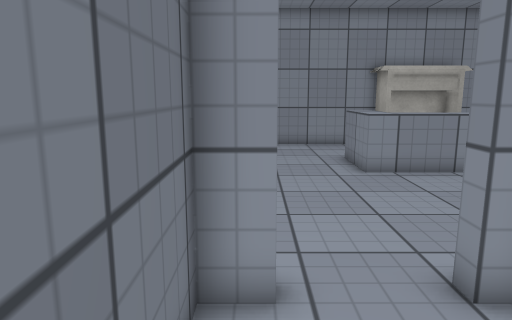
View 1 (above)

22 first-person views from a walk through a Unity game level. The camera is 1.3 m above the floor, tilts 10° down and sees 70° across. Doors are open. The floor is counted in squares, 0.5 m on a side. Each view is taken from the middle of a square. On the plan, view 1 faces up. The plan holds only what a view shows up to about 20 squares ahead; the rest is blank. The player is left out. Surface patterns are stand-ins for the level's own textures.

View 2
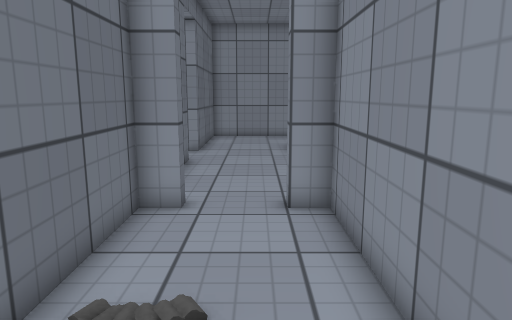

View 3
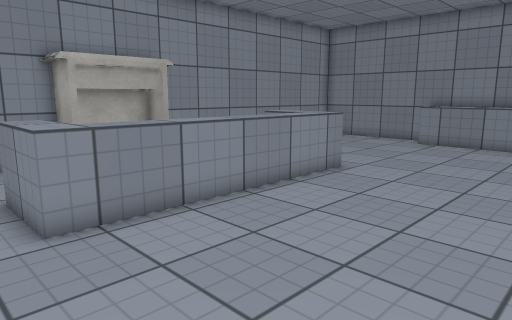

View 4
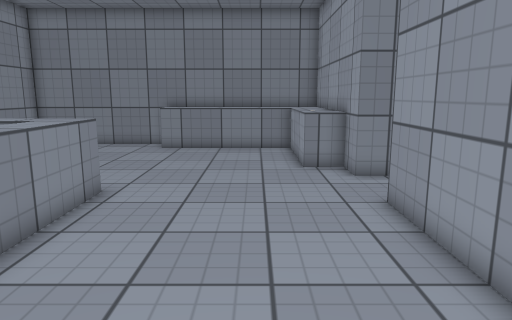

View 5
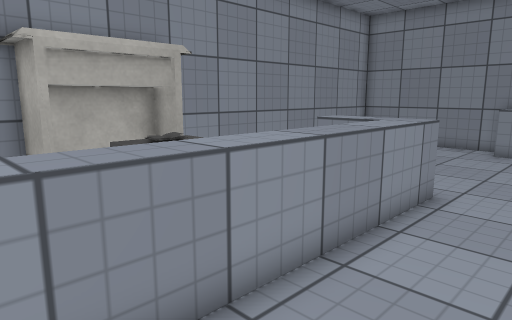

View 6
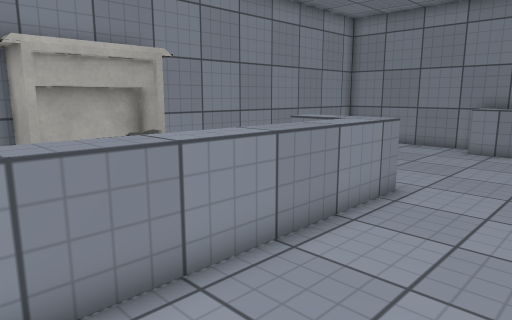

View 7
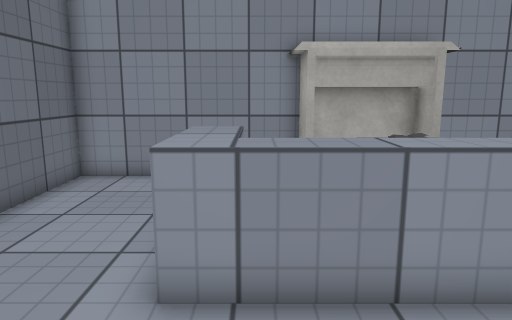

View 8
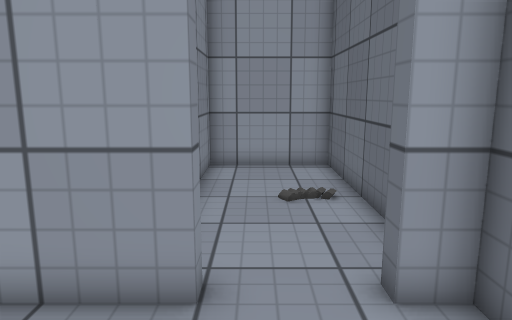

View 9
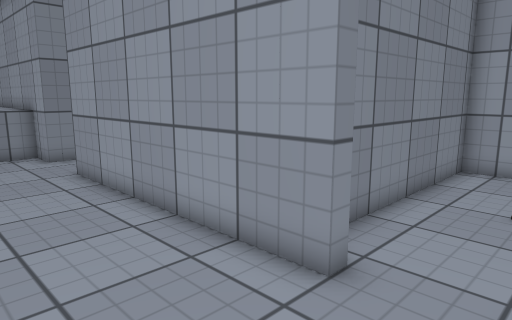

View 10
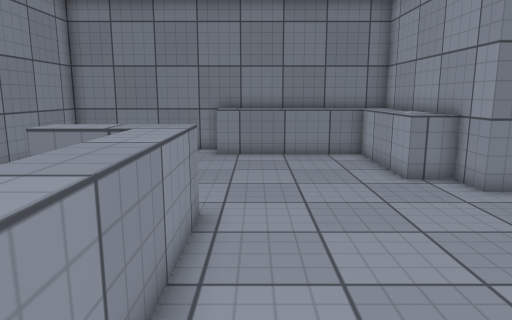

View 11
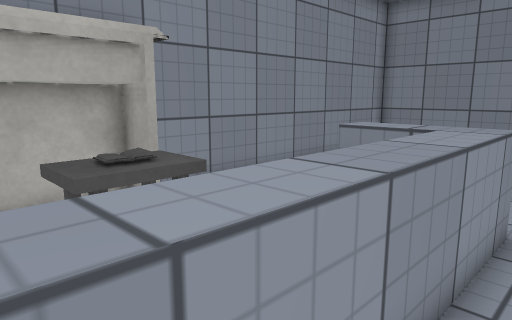

View 12
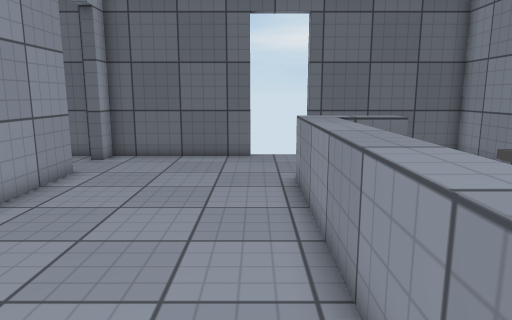

View 13
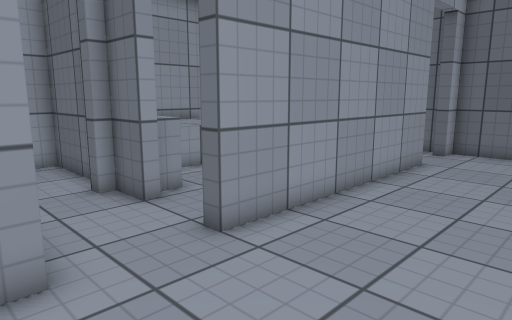

View 14
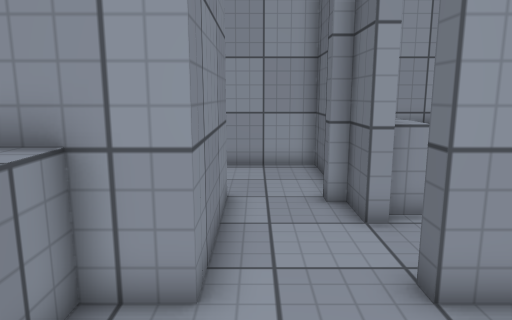

View 15
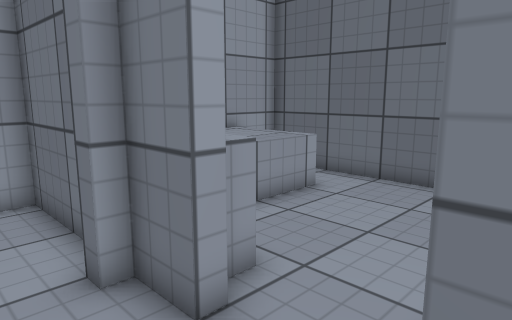

View 16
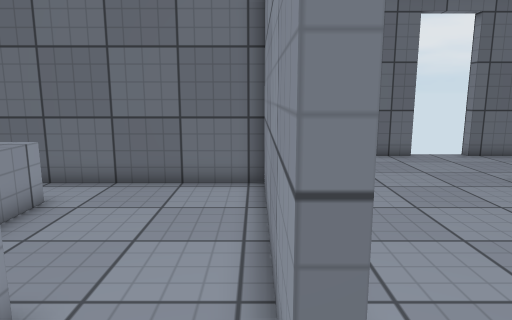

View 17
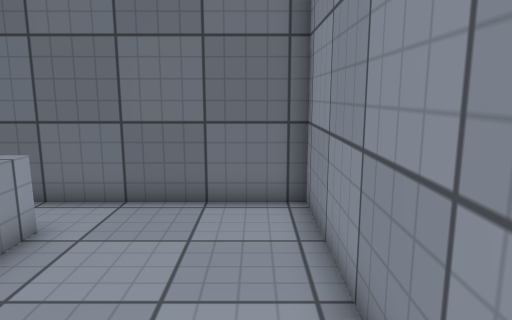

View 18
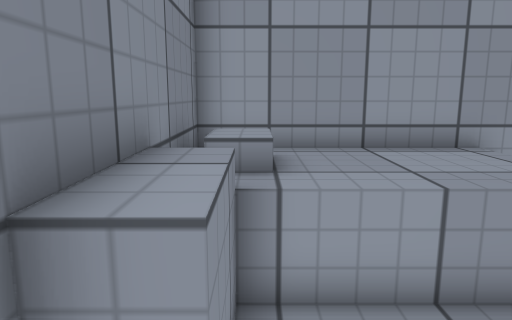

View 19
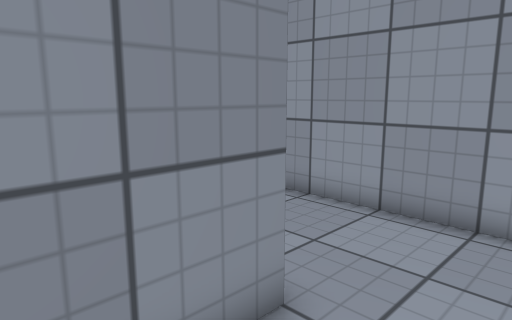

View 20
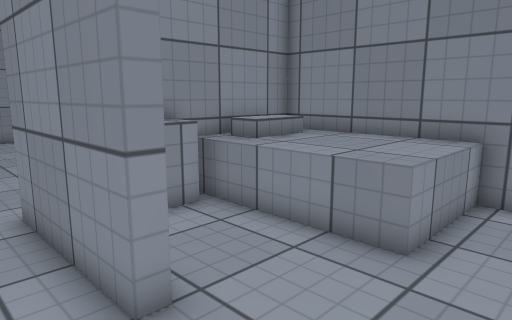

View 21
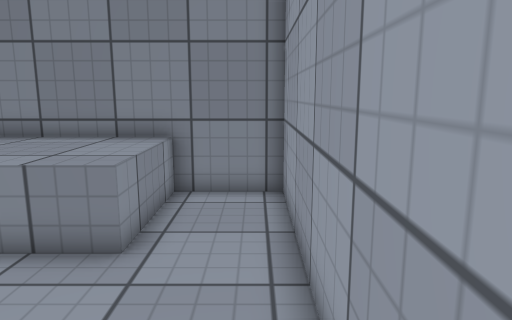

View 22
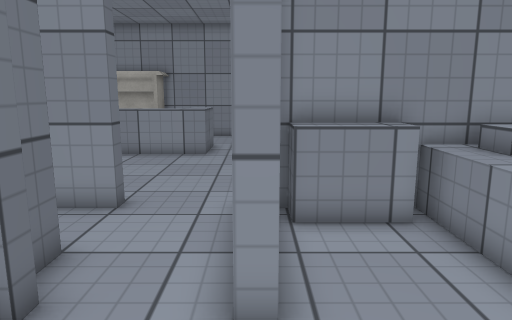

### Floor plan
Key: @ floor where view 1 was taken; # wall or solid block; . main floor; : floor 0.5 m higher than the main floor; + floor 1 m higher than the main floor; D open door; = window, fence, low wall or low ledge; ^ raised ledge; F fireplace; N notebook; T table.
Columns run from 1 left of view 1 to 24 right of it. Each row starts with its distance up from view 1.
 20 ##########################
 19 #..... FFFFF       .     #
 18 #.....  FFFF       .     #
 17 #.....   NNT       .     #
 16 #.....   TNT       .   ..#
 15 #....=:       +.  .......#
 14 #....+:       +..........#
 13 D....=+++++++++.........^#
 12 D....=.................^^#
 11 D......................^^#
 10 #......................^^#
  9 #......................^^#
  8 #......................^^#
  7 #......................^^#
  6 #.................^^ ^^^^#
  5 ##..###########..##^^^^^^#
  4 ##..###########..##^^#^^^#
  3 #....#...........##^^^^^^#
  2 #....#.......##..#...^^^^#
  1 #....#......^^#..#...^^^^#
  0 #@...#......^^#..#...^^^^#
 -1 #....#..^^^^^^#......^^^^#
 -2 #....#.^^^^^^^#.......^^^#
 -3 #....# ^^^^^^^#..........#
 -4 #....# ^^^^^^^#..........#
 -5 ##########################

Where each view was taken, in squares from view 1:
view 1: 0 up, 0 right, facing up
view 2: 4 down, 2 right, facing up
view 3: 5 up, 2 right, facing up-right
view 4: 8 up, 4 right, facing right
view 5: 9 up, 4 right, facing up-right
view 6: 8 up, 4 right, facing up-right
view 7: 8 up, 5 right, facing up
view 8: 9 up, 2 right, facing down
view 9: 9 up, 0 right, facing down-right
view 10: 11 up, 6 right, facing right
view 11: 11 up, 6 right, facing up-right
view 12: 11 up, 15 right, facing left
view 13: 10 up, 17 right, facing down-left
view 14: 9 up, 15 right, facing down
view 15: 5 up, 15 right, facing down-left
view 16: 4 up, 15 right, facing left
view 17: 3 up, 13 right, facing left
view 18: 3 up, 11 right, facing down
view 19: 3 up, 13 right, facing down-right
view 20: 4 down, 14 right, facing up-right
view 21: 4 down, 14 right, facing right
view 22: 4 down, 16 right, facing up
